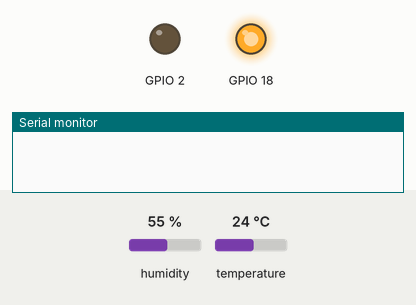
This sketch was run on a simulated ESP32. Parts: output pins drawn as LEDs (lit = HIGH), the last lines printed to the serial monitor. Wiring (inferred from the names in the program): HTU21/Si7021 sensor at I2C address 0x40. Inputs (shaded band) come from the test bench; at power-on: humidity 55 %, temperature 24 °C.

Above: at 0.5 s.
At 2.0 s:
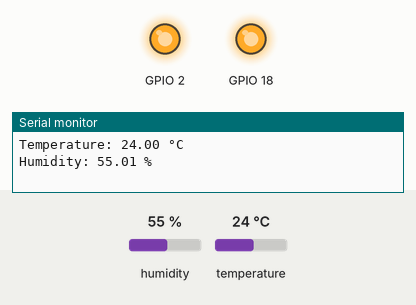
Timing chart, 0 to 5.2 s (numbered marks = the images above):
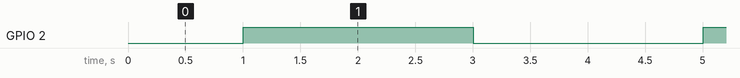

The sketch:

sht21.ino
```cpp
#include <Wire.h>
#include "sht21.h"

#define SDA_PIN 21  // Pino SDA (conexão com o SHT21)
#define SCL_PIN 22 // Pino SCL (conexão com o SHT21)

void setup() {
  pinMode(2,OUTPUT);
  pinMode(18,OUTPUT);
  digitalWrite(18,HIGH);
  Serial.begin(115200);

  Wire.begin(SDA_PIN, SCL_PIN);  // Inicializa a comunicação I2C
}

void loop() {
  float temperature, humidity;

  readSHT21Data(temperature, humidity);  // Chama a função para ler os dados do sensor SHT21

  // Exibe as leituras no monitor serial
  Serial.print("Temperature: ");
  Serial.print(temperature, 2);
  Serial.println(" °C");

  Serial.print("Humidity: ");
  Serial.print(humidity, 2);
  Serial.println(" %");
  digitalWrite(2,!digitalRead(2));
  delay(1000);
}
```

sht21.cpp
```cpp
#include <Arduino.h>
#include <Wire.h>
#include "sht21.h"

#define SDA_PIN 21  // Pino SDA (conexão com o SHT21)
#define SCL_PIN 22  // Pino SCL (conexão com o SHT21)

void readSHT21Data(float& temperature, float& humidity) {
  // Inicia uma nova medição de temperatura e umidade
  Wire.beginTransmission(0x40);  // Endereço do sensor SHT21
  Wire.write(0xF3);  // Comando para medição de temperatura
  Wire.endTransmission();

  delay(500);  // Aguarda a conclusão da medição

  // Lê os dados da temperatura
  Wire.requestFrom(0x40, 3);  // Endereço do sensor SHT21 e quantidade de bytes a serem lidos
  if (Wire.available() == 3) {
    byte msb = Wire.read();
    byte lsb = Wire.read();
    byte crc = Wire.read();

    temperature = ((msb << 8) | lsb);
    temperature *= 175.72;
    temperature /= 65536;
    temperature -= 46.85;
  }

  // Inicia uma nova medição de umidade
  Wire.beginTransmission(0x40);  // Endereço do sensor SHT21
  Wire.write(0xF5);  // Comando para medição de umidade
  Wire.endTransmission();

  delay(500);  // Aguarda a conclusão da medição

  // Lê os dados da umidade
  Wire.requestFrom(0x40, 3);  // Endereço do sensor SHT21 e quantidade de bytes a serem lidos
  if (Wire.available() == 3) {
    byte msb = Wire.read();
    byte lsb = Wire.read();
    byte crc = Wire.read();

    humidity = ((msb << 8) | lsb);
    humidity *= 125;
    humidity /= 65536;
    humidity -= 6;
  }
}
```

sht21.h
```cpp
#ifndef sht21_H
#define sht21_H

void readSHT21Data(float &temperature, float &humidity);

#endif
```

Measured:
- by itself, GPIO 2: alternates HIGH for 2.0 s and LOW for 2.0 s
